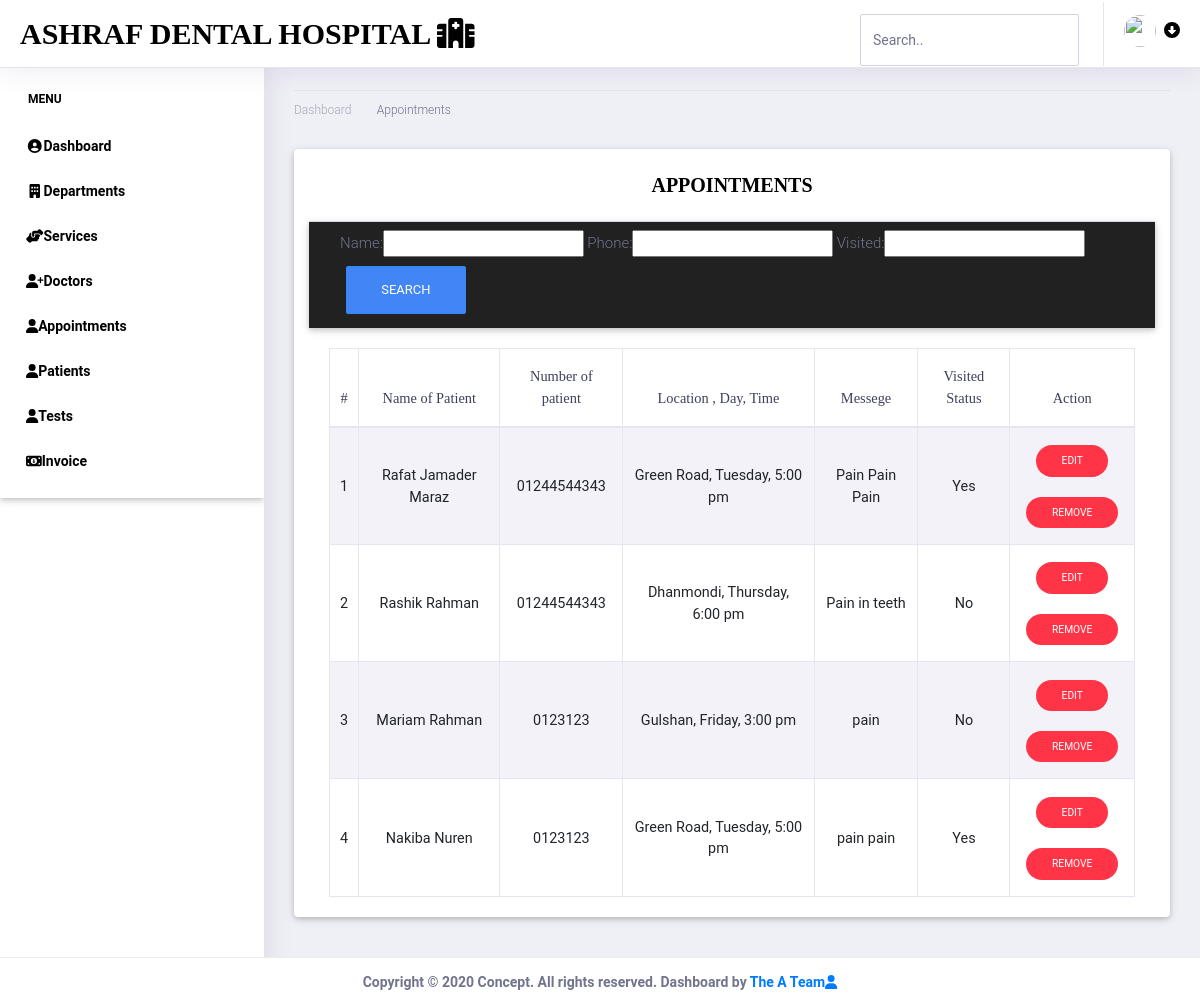
The app's page /seeappointment/, older data.
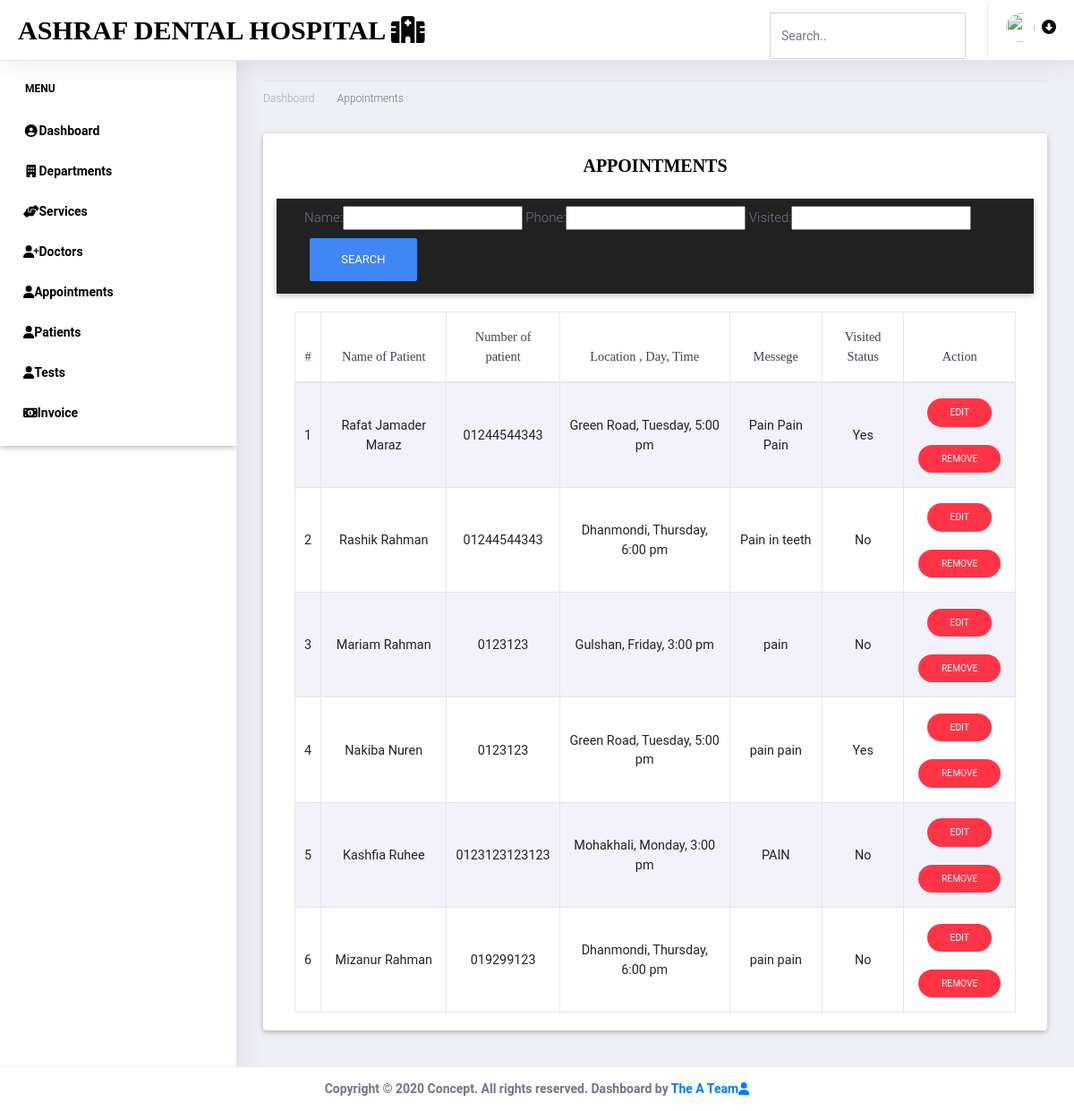
The same page, newer data.
### appointment_app/models.py (models this page shows, shortened)
class appointment(models.Model):
    name = models.CharField(max_length=255,default='')
    phone = models.IntegerField(default=0)
    ltd = models.CharField(max_length=255, default='')
    msg = models.TextField(max_length=700, default='')
    visited = models.CharField(max_length=255, default='No')

### appointment_app/views.py (the view)
# urls.py: path('seeappointment/', views.seeappointment, name='seeappointment'),
def seeappointment(request):
    d = appointment.objects.order_by('id')
    myFilter = OrderFilter(request.GET,queryset=d)
    d = myFilter.qs
    context = {'appointment': d, 'myFilter': myFilter}
    return render(request, 'appointment.html', context)

### templates/appointment.html (shortened to what the changed rows need)
<!doctype html>
<html lang="en">
<head>
    {% load static %}
    <link rel="stylesheet" href="/static/assets/css/open-iconic-bootstrap.min.css">
    <link rel="stylesheet" href="/static/assets/css/animate.css">
    <link rel="stylesheet" href="/static/assets/css/owl.carousel.min.css">
    <link rel="stylesheet" href="/static/assets/css/owl.theme.default.min.css">
    <link rel="stylesheet" href="/static/assets/css/magnific-popup.css">
    <link rel="stylesheet" href="/static/assets/css/aos.css">
    <link rel="stylesheet" href="/static/assets/css/ionicons.min.css">
    <link rel="stylesheet" href="/static/assets/css/bootstrap-datepicker.css">
    <link rel="stylesheet" href="/static/assets/css/jquery.timepicker.css">
    <link rel="stylesheet" href="/static/assets/css/flaticon.css">
    <link rel="stylesheet" href="/static/assets/css/icomoon.css">
    <link rel="stylesheet" href="/static/assets/css/style.css">
    <link rel="stylesheet" href="/static/assets/vendor/bootstrap/css/bootstrap.min.css">
    <link href="/static/assets/vendor/fonts/circular-std/style.css" rel="stylesheet">
    <link rel="stylesheet" href="/static/assets/libs/css/style.css">
    <link rel="stylesheet" href="/static/assets/vendor/fonts/fontawesome/css/fontawesome-all.css">
    <link rel="stylesheet" href="/static/assets/vendor/charts/chartist-bundle/chartist.css">
    <link rel="stylesheet" href="/static/assets/vendor/charts/morris-bundle/morris.css">
    <link rel="stylesheet" href="/static/assets/vendor/fonts/material-design-iconic-font/css/materialdesignicons.min.css">
    <link rel="stylesheet" href="/static/assets/vendor/charts/c3charts/c3.css">
    <link rel="stylesheet" href="/static/assets/vendor/fonts/flag-icon-css/flag-icon.min.css">
    <link rel="stylesheet" href="/static/assets/libs/css/mdb.min.css" >
    <link rel="stylesheet" href="/static/assets/libs/css/animate-3.7.0.css">
    <link rel="stylesheet" href="/static/assets/libs/css/owl-carousel.min.css">
    <link rel="stylesheet" href="/static/assets/libs/css/mdb.min.css">
    <link rel="stylesheet" href="/static/assets/libs/css/all.css">
</head>
<body>
    <div class="dashboard-main-wrapper">
        <div class="dashboard-wrapper">
            <div class="dashboard-ecommerce">
                <div class="container-fluid dashboard-content ">
                    <section class="contact-section area-padding">
                <div class="container card">
                <nav class="navbar navbar-expand-lg navbar-dark bg-dark ftco-navbar-light" id="ftco-navbar">
                    <div class="container d-flex align-items-center">
                        <form method="get">
                            <font color="#9400d3">{{ myFilter.form }}</font>
                        </form>
                    </div>
                </nav>
                 <div class="card-body">
                    <div id="table" class="table-editable">
                      <table class="table table-bordered table-responsive-md table-striped text-center auto-index">
                        <thead>
                          <tr>
                            <th class="text-center" color="black">#</th>
                            <th class="text-center" color="black">Name of Patient</th>
                            <th class="text-center" color="black">Number of patient</th>
                            <th class="text-center" color="black">Location , Day, Time</th>
                            <th class="text-center" color="black">Messege</th>
                            <th class="text-center" color="black">Visited Status</th>
                            <th class="text-center" color="black">Action</th>
                          </tr>
                        </thead>
                        <tbody>
                           {% for val in appointment %}
                             <tr>
                                <td class="pt-3-half"  color="black">{{ val.name }}</td>
                                <td class="pt-3-half"  color="black">0{{ val.phone }}</td>
                                <td class="pt-3-half"  color="black">{{ val.ltd }}</td>
                                <td class="pt-3-half"  color="black">{{ val.msg }}</td>
                                <td class="pt-3-half"  color="black">{{ val.visited }}</td>
                                <td>
                                  <span class="table-remove">
                                     <a href="{% url 'edit-appointment' val.id %}"><button type="button" class="btn btn-danger btn-rounded btn-sm my-0">Edit</button></a>
                                  </span><p></p>
                                  <span class="table-remove">
                                    <a href="{% url 'remove-appointment' val.id %}"><button type="button" class="btn btn-danger btn-rounded btn-sm my-0">Remove</button></a>
                                  </span>
                                </td>
                              </tr>
                           {% endfor %}
                        </tbody>
                      </table>
                    </div>
                  </div>
                </div>
            </section>
        </div>
    </div>
        </div>
    </div>
</body>
</html>

Row changes from the older to the newer data that the page shows:
added appointment: name "Kashfia Ruhee", phone "123123123123", ltd "Mohakhali, Monday, 3:00 pm", msg "PAIN", visited "No"
added appointment: name "Mizanur Rahman", phone "19299123", ltd "Dhanmondi, Thursday, 6:00 pm", msg "pain pain", visited "No"
